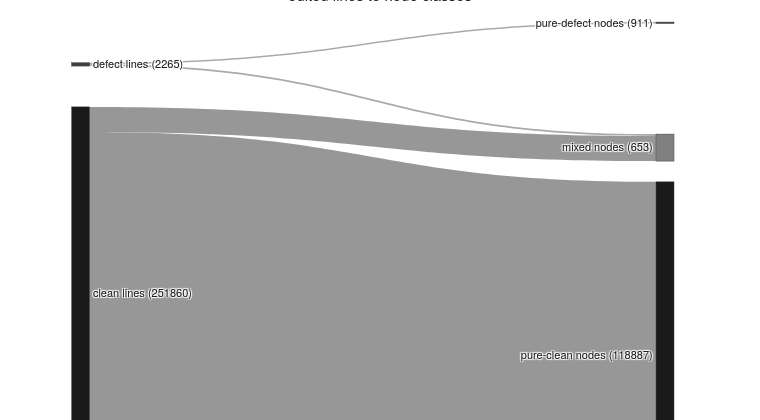

The code cell stored with this chart in its notebook:
### Code cell
# Sankey: the two line sources, defect and clean, flow into the three node classes. The
# band from clean lines into mixed nodes is the contamination, meaning clean lines
# scored positive because they share a node with a defect line.
colorway = pio.templates["thesis"].layout.colorway
defect_color, clean_color, mixed_color = colorway[3], colorway[0], colorway[1]

# nodes: 0 defect lines, 1 clean lines, then 2 pure-defect, 3 mixed, 4 pure-clean
labels = [
    f"defect lines ({defect_lines})",
    f"clean lines ({edit_lines - defect_lines - lines_without_node})",
    f"pure-defect nodes ({node_class['pure_defect']})",
    f"mixed nodes ({node_class['mixed']})",
    f"pure-clean nodes ({node_class['pure_clean']})",
]
node_x = [0.001, 0.001, 0.9, 0.9, 0.9]
node_y = [0.15, 0.7, 0.05, 0.35, 0.85]

# flows: (source, target, value, from_defect)
flows = [
    (0, 2, line_flow["pure_defect"][0], True),   # defect into pure-defect
    (0, 3, line_flow["mixed"][0], True),          # defect into mixed
    (1, 3, line_flow["mixed"][1], False),         # clean into mixed (contamination)
    (1, 4, line_flow["pure_clean"][1], False),    # clean into pure-clean
]


def rgba(hex_color, alpha):
    h = hex_color.lstrip("#")
    r, g, b = (int(h[i:i + 2], 16) for i in (0, 2, 4))
    return f"rgba({r},{g},{b},{alpha})"


fig = go.Figure(go.Sankey(
    arrangement="snap",
    node=dict(
        label=labels,
        x=node_x,
        y=node_y,
        color=[defect_color, clean_color, defect_color, mixed_color, clean_color],
        pad=20,
        thickness=18,
    ),
    link=dict(
        source=[f[0] for f in flows],
        target=[f[1] for f in flows],
        value=[f[2] for f in flows],
        color=[rgba(defect_color if f[3] else clean_color, 0.45) for f in flows],
    ),
))
fig.update_layout(template="thesis", width=760, height=420,
                  title="edited lines to node classes").show(
    config={"toImageButtonOptions": {"format": "svg"}})

into_mixed = line_flow["mixed"][0]
contamination = line_flow["mixed"][1]
print(f"defect lines into mixed nodes:  {into_mixed} of {defect_lines} "
      f"({into_mixed / defect_lines:.0%} of all defect lines)")
print(f"clean lines dragged in with them: {contamination}, the contamination the "
      f"node granularity pays")

### Figure 1 — Plotly figure (JSON) as saved in the notebook; plotly's stock layout.template omitted (floating-point values rounded to 4 significant figures)
{"data": [{"arrangement": "snap", "link": {"color": ["rgba(64,64,64,0.45)", "rgba(64,64,64,0.45)", "rgba(26,26,26,0.45)", "rgba(26,26,26,0.45)"], "source": [0, 0, 1, 1], "target": [2, 3, 3, 4], "value": [982, 1283, 16964, 234896]}, "node": {"color": ["#404040", "#1A1A1A", "#404040", "#808080", "#1A1A1A"], "label": ["defect lines (2265)", "clean lines (251860)", "pure-defect nodes (911)", "mixed nodes (653)", "pure-clean nodes (118887)"], "pad": 20, "thickness": 18, "x": [0.001, 0.001, 0.9, 0.9, 0.9], "y": [0.15, 0.7, 0.05, 0.35, 0.85]}, "type": "sankey"}], "layout": {"height": 420, "title": {"text": "edited lines to node classes"}, "width": 760}}
